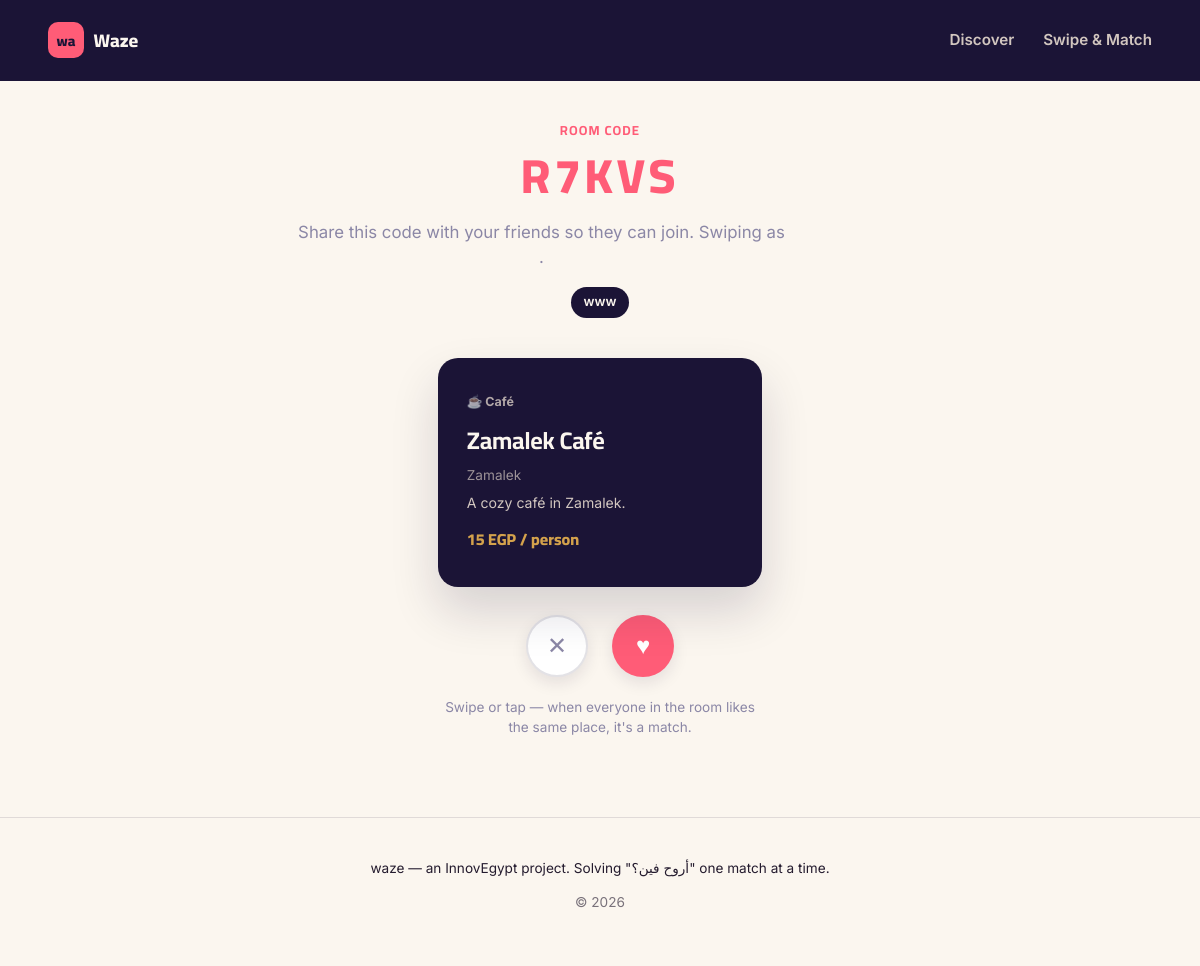
The page /swipe/R7KVS on the database its author committed.
### tables this page shows
CREATE TABLE room (
    id INTEGER PRIMARY KEY AUTOINCREMENT,
    code TEXT NOT NULL UNIQUE,          -- short shareable room code
    host_name TEXT NOT NULL,
    budget_max INTEGER,
    category_id INTEGER,
    status TEXT NOT NULL DEFAULT 'open', -- open | matched | closed
    matched_place_id INTEGER,
    created_at TEXT DEFAULT CURRENT_TIMESTAMP,
    FOREIGN KEY (category_id) REFERENCES category (id),
    FOREIGN KEY (matched_place_id) REFERENCES place (id)
);

CREATE TABLE room_member (
    id INTEGER PRIMARY KEY AUTOINCREMENT,
    room_id INTEGER NOT NULL,
    member_name TEXT NOT NULL,
    joined_at TEXT DEFAULT CURRENT_TIMESTAMP,
    FOREIGN KEY (room_id) REFERENCES room (id) ON DELETE CASCADE
);

CREATE TABLE category (
    id INTEGER PRIMARY KEY AUTOINCREMENT,
    name TEXT NOT NULL UNIQUE,
    icon TEXT NOT NULL DEFAULT '📍'
);

CREATE TABLE place (
    id INTEGER PRIMARY KEY AUTOINCREMENT,
    name TEXT NOT NULL,
    description TEXT,
    category_id INTEGER NOT NULL,
    area TEXT NOT NULL,               -- Cairo neighborhood, e.g. "Zamalek"
    price_per_person INTEGER NOT NULL, -- EGP, avg spend per person
    image_url TEXT,
    is_hidden_gem INTEGER DEFAULT 0,   -- flag for "hidden gems" discovery cluster
    is_verified INTEGER DEFAULT 1,     -- verified partner (business partnership cluster)
    lat REAL,
    lng REAL,
    created_at TEXT DEFAULT CURRENT_TIMESTAMP,
    FOREIGN KEY (category_id) REFERENCES category (id)
);

### dejavu_mvp/app.py (the view)
@app.route("/swipe/<code>")
def swipe_room(code):
    room = query_db("SELECT * FROM room WHERE code = ?", (code,), one=True)
    if not room:
        flash("Room not found.", "error")
        return redirect(url_for("swipe_new"))
    member = request.args.get("member", "").strip()
    members = query_db(
        "SELECT * FROM room_member WHERE room_id = ? ORDER BY joined_at", (room["id"],)
    )
    if room["status"] == "matched":
        place = query_db("SELECT * FROM place WHERE id = ?", (room["matched_place_id"],), one=True)
        return render_template("swipe_matched.html", room=room, place=place, members=members)
    sql = """SELECT p.*, c.name AS category_name, c.icon AS category_icon
              FROM place p JOIN category c ON c.id = p.category_id
              WHERE p.id NOT IN (
                  SELECT place_id FROM room_swipe WHERE room_id = ? AND member_name = ?
              )"""
    params = [room["id"], member]
    if room["budget_max"]:
        sql += " AND p.price_per_person <= ?"
        params.append(room["budget_max"])
    if room["category_id"]:
        sql += " AND p.category_id = ?"
        params.append(room["category_id"])
    sql += " ORDER BY p.is_hidden_gem DESC LIMIT 1"
    next_place = query_db(sql, params, one=True)
    return render_template(
        "swipe_room.html", room=room, member=member, members=members, next_place=next_place
    )

### dejavu_mvp/app.py (called while the page is built)
def get_db():
    if "db" not in g:
        g.db = sqlite3.connect(DATABASE)
        g.db.row_factory = sqlite3.Row
        g.db.execute("PRAGMA foreign_keys = ON")
    return g.db

def query_db(query, args=(), one=False):
    cur = get_db().execute(query, args)
    rv = cur.fetchall()
    cur.close()
    return (rv[0] if rv else None) if one else rv

@app.context_processor
def inject_globals():
    categories = query_db("SELECT * FROM category ORDER BY name")
    vibes = query_db("SELECT * FROM vibe ORDER BY name")
    return dict(nav_categories=categories, nav_vibes=vibes, current_year=datetime.now().year)

### dejavu_mvp/templates/swipe_room.html (shortened to what this page needs)
{% extends "layout.html" %}
{% block content %}
<section class="room-head">
  <p class="eyebrow">Room code</p>
  <h1 class="room-code">{{ room['code'] }}</h1>
  <p class="hero-sub">Share this code with your friends so they can join. Swiping as <strong>{{ member }}</strong>.</p>
  <div class="member-chips">
    {% for m in members %}
    <span class="member-chip">{{ m['member_name'] }}</span>
    {% endfor %}
  </div>
</section>
<section class="swipe-stage" id="swipe-stage" data-room-code="{{ room['code'] }}" data-member="{{ member }}">
  {% if next_place %}
  <div class="swipe-card" id="active-card" data-place-id="{{ next_place['id'] }}">
    <span class="place-cat">{{ next_place['category_icon'] }} {{ next_place['category_name'] }}</span>
    <h2>{{ next_place['name'] }}</h2>
    <p class="place-area">{{ next_place['area'] }}</p>
    <p class="place-desc">{{ next_place['description'] }}</p>
    <span class="place-price">{{ next_place['price_per_person'] }} EGP / person</span>
  </div>
  <div class="swipe-controls">
    <button class="swipe-btn swipe-btn--pass" id="btn-pass" aria-label="Pass">✕</button>
    <button class="swipe-btn swipe-btn--like" id="btn-like" aria-label="Like">♥</button>
  </div>
  <p class="swipe-hint-text">Swipe or tap — when everyone in the room likes the same place, it's a match.</p>
  {% else %}
  <div class="empty-state">
    <h3>You've swiped through everything in budget</h3>
    <p>Waiting on the rest of the group to catch up, or try a wider budget next time.</p>
    <a href="{{ url_for('swipe_room', code=room['code'], member=member) }}" class="btn btn-secondary">Check again</a>
  </div>
  {% endif %}
</section>
{% endblock %}

### dejavu_mvp/static/css/style.css (style rules this page uses)
:root { --night: #1B1436; --night-2: #241B47; --sand: #F2E6D8; --sand-2: #FBF6EF; --coral: #FF5C77; --coral-dark: #E0435D; --gold: #D4A24C; --violet-grey: #8B87A6; --ink: #241B2E; --line: rgba(27, 20, 54, 0.12); --shadow-lg: 0 24px 48px rgba(27, 20, 54, 0.16); --shadow-sm: 0 6px 16px rgba(27, 20, 54, 0.10); --radius: 20px; --radius-sm: 12px; --font-display: "Cairo", "Inter", sans-serif; --font-body: "Inter", sans-serif; }
* { box-sizing: border-box; }
html { scroll-behavior: smooth; }
body { margin: 0; background: var(--sand-2); color: var(--ink); font-family: var(--font-body); line-height: 1.5; -webkit-font-smoothing: antialiased; }
h1, h2, h3 { font-family: var(--font-display); font-weight: 700; color: var(--night); margin: 0 0 0.4em; letter-spacing: -0.01em; }
h1 { font-size: clamp(2.2rem, 5vw, 3.4rem); line-height: 1.05; font-weight: 800; }
h2 { font-size: 1.5rem; }
p { margin: 0 0 1em; color: var(--ink); }
.eyebrow { font-family: var(--font-display); font-weight: 700; color: var(--coral); text-transform: uppercase; letter-spacing: 0.08em; font-size: 0.82rem; margin-bottom: 0.6rem; }
.hero-sub { color: var(--violet-grey); font-size: 1.05rem; max-width: 46ch; }
.place-cat { font-size: 0.78rem; font-weight: 700; color: var(--violet-grey); }
.place-area { color: var(--violet-grey); font-size: 0.85rem; margin: -0.3rem 0 0; }
.place-desc { font-size: 0.88rem; color: var(--ink); opacity: 0.85; margin: 0; }
.place-price { font-weight: 800; color: var(--night); font-family: var(--font-display); }
.room-head { max-width: 700px; margin: 2.5rem auto 0; padding: 0 4vw; text-align: center; }
.room-code { font-family: var(--font-display); font-size: 3rem; font-weight: 800; letter-spacing: 0.08em; color: var(--coral); }
.member-chips { display: flex; gap: 0.5rem; justify-content: center; flex-wrap: wrap; margin-top: 1rem; }
.member-chip { background: var(--night); color: var(--sand-2); font-size: 0.82rem; font-weight: 600; padding: 0.35rem 0.8rem; border-radius: 999px; }
.swipe-stage { max-width: 420px; margin: 2.5rem auto 5rem; padding: 0 4vw; text-align: center; }
.swipe-card { position: relative; background: var(--night); color: var(--sand-2); border-radius: var(--radius); padding: 2.2rem 1.8rem; box-shadow: var(--shadow-lg); text-align: left; display: flex; flex-direction: column; gap: 0.4rem; cursor: grab; user-select: none; transition: transform 0.25s ease, opacity 0.25s ease; }
.swipe-card h2 { color: var(--sand-2); margin: 0.3rem 0; }
.swipe-card .place-cat { color: var(--sand); opacity: 0.7; }
.swipe-card .place-area { color: var(--sand); opacity: 0.6; margin-top: -0.3rem; }
.swipe-card .place-desc { color: var(--sand); opacity: 0.85; }
.swipe-card .place-price { color: var(--gold); font-weight: 800; margin-top: 0.5rem; }
.swipe-controls { display: flex; justify-content: center; gap: 1.5rem; margin-top: 1.8rem; }
.swipe-btn { width: 62px; height: 62px; border-radius: 50%; border: none; font-size: 1.5rem; cursor: pointer; box-shadow: var(--shadow-sm); transition: transform 0.15s ease; }
.swipe-btn--pass { background: #fff; color: var(--violet-grey); border: 2px solid var(--line); }
.swipe-btn--like { background: var(--coral); color: #fff; }
.swipe-hint-text { color: var(--violet-grey); font-size: 0.85rem; margin-top: 1.2rem; }

### rows shown on the page
room: code "R7KVS"
room_member: member_name "www"
category: category_icon "☕", category_name "Café"
place: name "Zamalek Café", area "Zamalek", description "A cozy café in Zamalek.", price_per_person "15"
